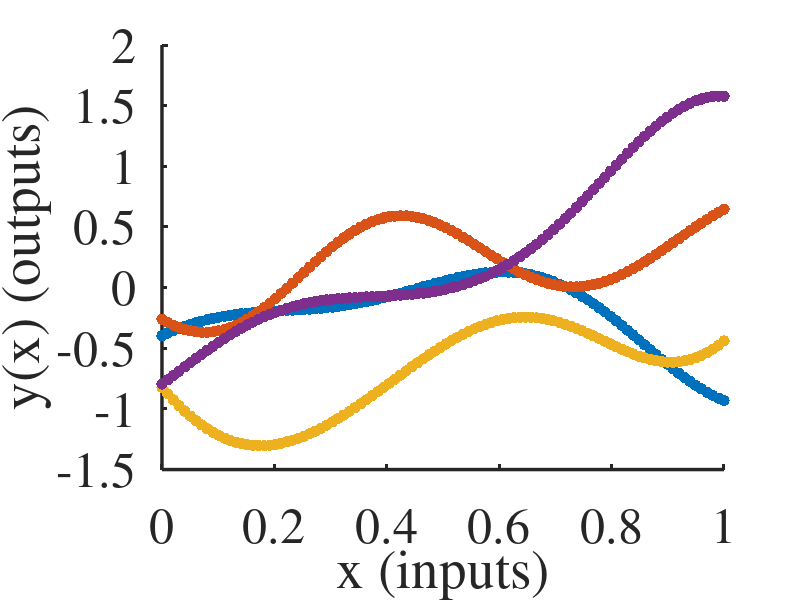

MATLAB code to generate this figure:
clear all; close all; clc;

sdnoise = 0.1;

s = 1;
sd = 0.3;
k = @(x,y,s,sd) s * exp(-(1/2)*((x-y).'*(x-y)/(sd*sd)));

n = 100;
x = linspace(0,1,n);

clear K;
for i=1:n
  for j=1:n
      K(i,j) = k(x(i),x(j),s,sd);
  end
end

numberofsamples = 4;

fsize=36; fname='times';
linewidth = 2.5;
pointssize = 600;
pointtype = '.';
figure(); hold on;
for i = 1:numberofsamples;
  y = mvnrnd(zeros(n,1),K);
  xy = [x.' y.'];
%  xysort = sortrows(xy,1);
  scatter(xy(:,1),xy(:,2),pointssize,pointtype);
end
xlabel('x (inputs)','FontName',fname,'fontsize',fsize);
ylabel('y(x) (outputs)','FontName',fname,'fontsize',fsize);
ha=gca;set(ha,'linewidth',linewidth,'FontName',fname,'FontSize',fsize,'Box','off');
hold off;

